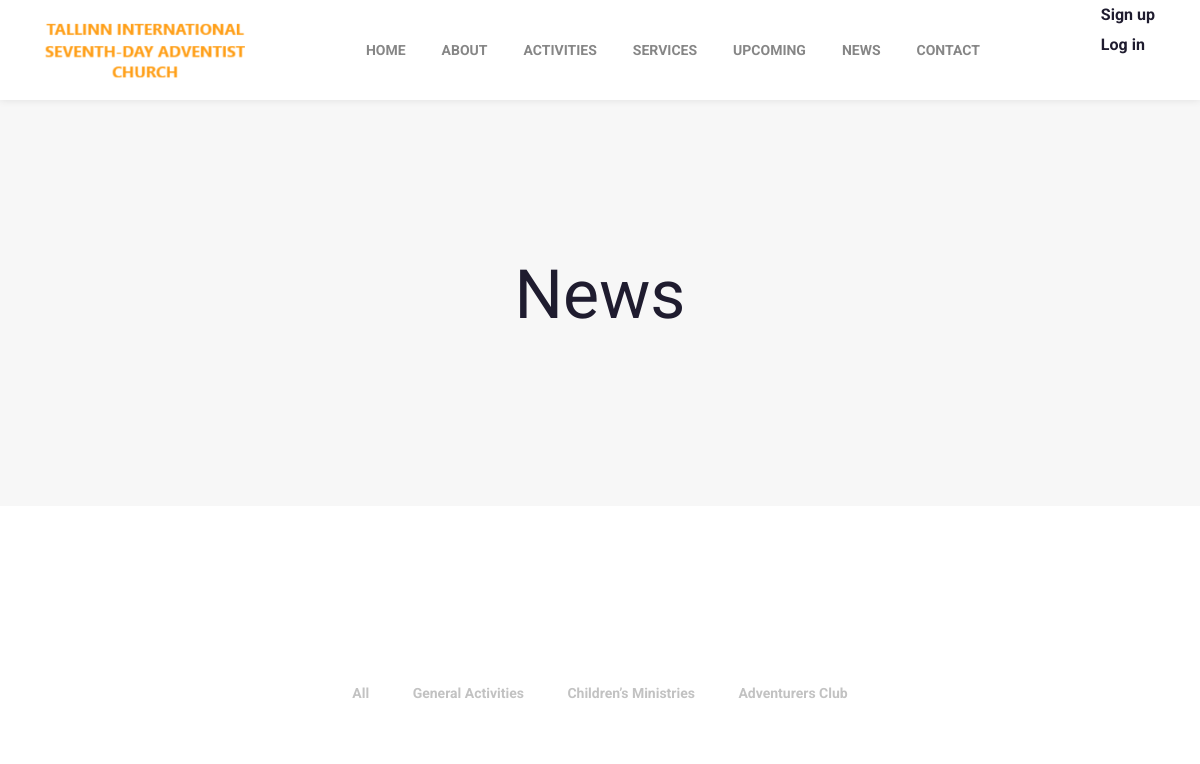
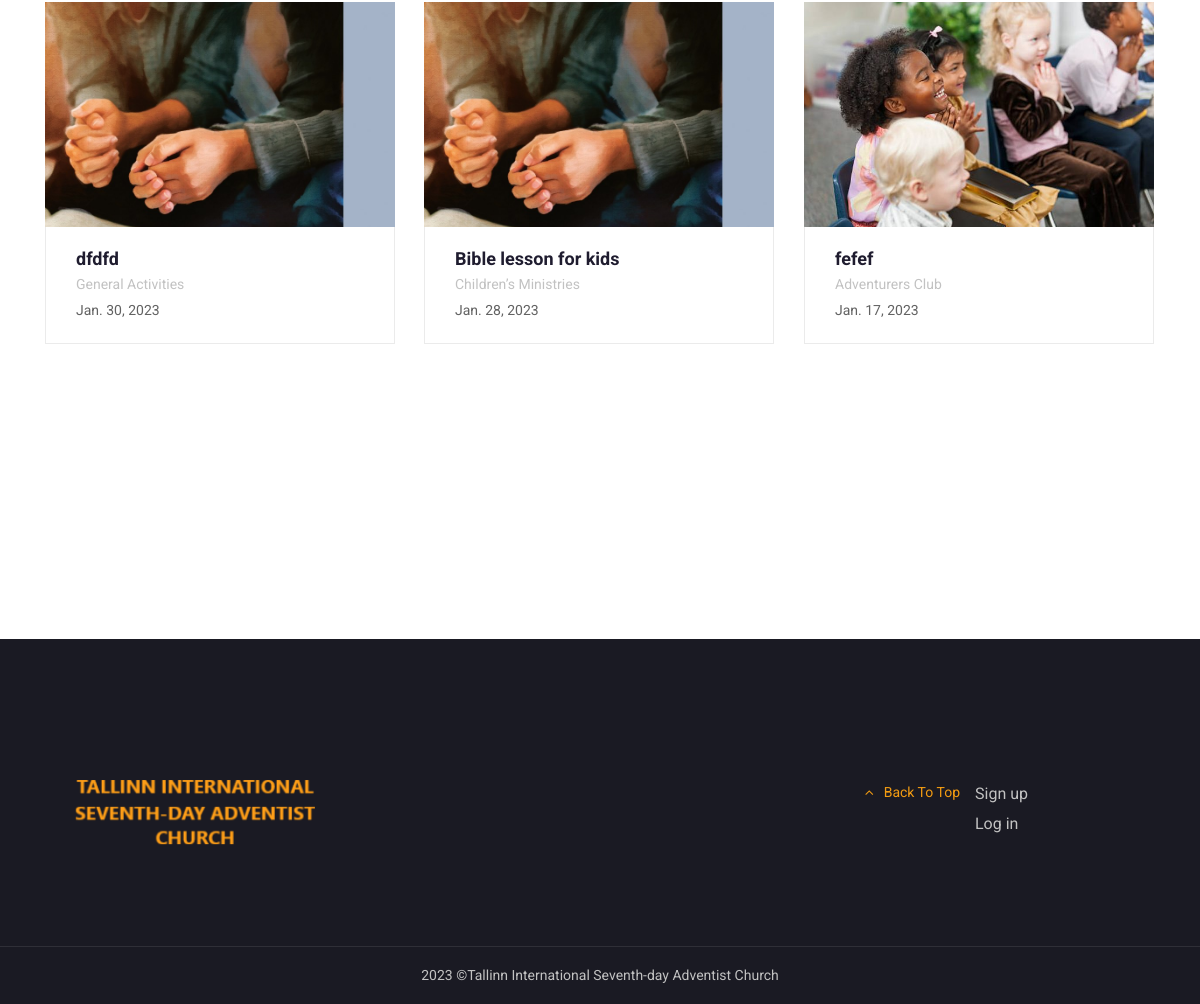
Page /news on the committed database (2 pictures, top to bottom).
### tisdac_app/models.py (models this page shows, shortened)
class Department(models.Model):
    STATUS = [('Active', 'Active'),
              ('Inactive', 'Inactive')]
    name = models.CharField(max_length=100, null=True)
    summary = models.CharField(max_length=300, null=True)
    description = models.TextField(null=True)
    leader = models.CharField(max_length=100, null=True, blank=True)
    leader_email = models.EmailField(null=True, blank=True)
    status = models.CharField(max_length=50, choices=STATUS, default='Inactive')
    slug = models.SlugField(default='', null=False, db_index=True, blank=True)
    image = models.FileField(upload_to='department', null=True)
    image2 = models.FileField(upload_to='service', null=True)
    image3 = models.FileField(upload_to='service', null=True, blank=True)
    def __str__(self):
        return f'{self.name}'

class News(models.Model):
    PUBLISH = [('YES', 'YES'),
               ('NO', 'NO'),
               ('ONLY FOR REGISTERED', 'FOR REGISTERED')]
    publish = models.CharField(max_length=19, choices=PUBLISH, default='YES')
    title = models.CharField(max_length=300, default='')
    department = models.ForeignKey(Department, on_delete=models.SET_NULL, null=True)
    date = models.DateTimeField(null=True, blank=False)
    place = models.CharField(max_length=200, default='Mere pst. 3')
    summary = models.CharField(max_length=300, null=True, blank=True)
    description = models.TextField(null=True)
    slug = models.SlugField(default='', null=False, db_index=True, blank=True)
    image = models.FileField(upload_to='news', null=True,)
    image2 = models.FileField(upload_to='service', null=True, blank=True)
    image3 = models.FileField(upload_to='service', null=True, blank=True)
    video_youtube_link = models.CharField(max_length=300, null=True, blank=True)
    visitors = models.ManyToManyField(Visitor, blank=True)

### tisdac_app/views.py (the view)
# urls.py: path('news', views.news, name='tisdac-news'),
def news(request):
    news = News.objects.select_related('department').all().filter(publish='YES').order_by('-date')
    departments = set()
    for n in news:
        departments.add(n.department)
    if request.user.is_authenticated:
        news = News.objects.select_related('department').all().exclude(publish='NO').order_by('-date')
        departments = set()
        for n in news:
            departments.add(n.department)
    return render(request, 'tisdac_app/news.html', {'news': news,
                                                          'departments': departments})

### tisdac_app/templates/tisdac_app/news.html (shortened to what this page needs)
{% extends 'tisdac_app/base.html' %}
{% load static %}
{% load my_filters %}
	{% block content %}
		<div class="page-wrap">
			{% include 'includes/header_2.html' %}
			<div class="md-content">
				<div class="page-title">
					<div class="container">
						<div class="row">
							<div class="col-lg-8 offset-0 offset-sm-0 offset-md-0 offset-lg-2 ">
								<h2 class="page-title__title">News</h2>
							</div>
						</div>
					</div>
				</div>
				<section class="md-section">
					<div class="container">
						<div class="grid-css grid-css--masonry" data-col-lg="3" data-col-md="2" data-col-sm="2" data-col-xs="1" data-gap="30">
							<div class="filter">
								<ul class="filter__list">
									<li><a href="#" data-filter="*">All</a></li>
									{% for department in departments %}
									<li><a href="#" data-filter=".{{ department.slug }}">{{ department }}</a></li>
									{% endfor %}
								</ul>
							</div>
							<div class="grid__inner">
								{% for n in news %}
								<div class="grid-item {{ n.department.slug }}">
									<div class="grid-item__inner">
										<div class="grid-item__content-wrapper">
											<div class="post-02">
												<div class="post-02__media"><a href="{% url 'news-detail' n.id %}">
													{% if n.image %} <img src="{{ n.image.url }}" style="height:225px; object-fit: cover;" alt="{{ n.title }}"/>
													{% elif n.image2 %} <img src="{{ n.image2.url }}" style="height:225px; object-fit: cover;" alt="{{ n.title }}"/>
													{% else %} <img src="{{ n.department.image.url }}" style="height:225px; object-fit: cover;" alt="{{ n.title }}"/>
													{% endif %}
												</a></div>
												<div class="post-02__body">
													<h2 class="post-02__title"><a href="{% url 'news-detail' n.id %}">{{ n.title }}</a></h2>
													<div class="post-02__department">{{ n.department }}</div>
													<div> {{ n.date.date }}</div>
												</div>
											</div>
										</div>
									</div>
								</div>
								{% endfor %}
							</div>
						</div>
					</div>
				</section>
								<div class="pagination">
   									 <span class="pagination__item">
   									     <span class="pagination__item active">
   									     </span>
   									 </span>
								</div>
			</div>
		</div>
			{% include 'includes/footer.html' %}
{% endblock %}

### tisdac_app/templates/tisdac_app/base.html (shortened to what this page needs)
{% load static %}
<!DOCTYPE html>
<html>
	<head>
		<link rel="stylesheet" type="text/css" href="{% static 'tisdac_app/fonts/fontawesome/font-awesome.min.css'%}">
		<link rel="stylesheet" type="text/css" href="{% static 'tisdac_app/fonts/themify-icons/themify-icons.css'%}">
		<link rel="stylesheet" type="text/css" href="{% static 'tisdac_app/vendors/jquery/jquery.min.js'%}">
		<link rel="stylesheet" type="text/css" href="{% static 'tisdac_app/vendors/bootstrap4/bootstrap-grid.min.css'%}">
		<link rel="stylesheet" type="text/css" href="{% static 'tisdac_app/vendors/magnific-popup/magnific-popup.min.css'%}">
		<link rel="stylesheet" type="text/css" href="{% static 'tisdac_app/vendors/owl.carousel/owl.carousel.css'%}">
		<link rel="stylesheet" type="text/css" href="{% static 'tisdac_app/css/main.css' %}">
	</head>
	<body>
		{% block content %} {% endblock %}
	</body>
</html>

### tisdac_app/templates/includes/header_2.html (shortened to what this page needs)
{% load static %}
			<header class="header">
				<div class="container">
					<div class="header__logo"><a href="{% url 'tisdac-main' %}"><img src="{% static 'tisdac_app/img/logo.png' %}" alt=""/></a></div>
					<div class="header__toogleGroup">
						<section class="widget-text__widget widget">
										<div class="widget-text__content">
											<ul>
												{% if request.user.is_authenticated %}
												<li><b>{{ user.username }}</b><a href="{% url 'logout' %}"><b>Log out</b></a></li>
												{% else %}
												<li><a href="{% url 'register' %}"><b>Sign up</b></a><a href="{% url 'login' %}"><b>Log in</b></a></li>
												{% endif %}
											</ul>
										</div>
						</section>
					</div>
					<nav class="consult-nav">
						<ul class="consult-menu">
							<li><a href="{% url 'tisdac-main' %}">Home</a>
							</li>
							<li><a href="{% url 'tisdac-about' %}">about</a>
							</li>
							<li><a href="{% url 'tisdac-activities' %}">Activities</a>
							</li>
							<li><a href="{% url 'tisdac-services' %}">services</a>
							</li>
							<li><a href="{% url 'tisdac-upcoming_events' %}">upcoming</a>
							</li>
							<li><a href="{% url 'tisdac-news' %}">news</a>
							</li>
							<li><a href="{% url 'tisdac-contact' %}">contact</a>
							</li>
						</ul>
					</nav>
				</div>
			</header>

### tisdac_app/templates/includes/footer.html (shortened to what this page needs)
{% load static %}
			<footer class="footer">
				<div class="footer__main">
					<div class="row row-eq-height">
						<div class="col-8 col-sm-7 col-md-9 col-lg-3 ">
							<div class="footer__item"><a class="consult_logo" href="/"><img src="{% static 'tisdac_app/img/logo.png' %}" alt=""/></a>
							</div>
						</div>
						<div class="col-sm-6 col-md-4 col-lg-3 col-xl-2 offset-0 offset-sm-0 offset-md-0 offset-lg-0 offset-xl-1 ">
						</div>
						<div class="col-md-4 col-lg-2 col-xl-2 ">
						</div>
						<div class="col-sm-6 col-md-4 col-lg-2 col-xl-2  consult_backToTop">
							<div class="footer__item"><a href="#" id="back-to-top"> <i class="fa fa-angle-up" aria-hidden="true"> </i><span>Back To Top</span></a></div>
						</div>
						<div class="col-sm-6 col-md-4 col-lg-2 col-xl-2">
									<section class="widget-text__widget widget">
										<div class="widget-text__content">
											<ul>
												{% if request.user.is_authenticated %}
												<li><b>{{ user.username }}</b><a href="{% url 'logout' %}">Log out</a></li>
												{% else %}
												<li><a href="{% url 'register' %}">Sign up</a><a href="{% url 'login' %}">Log in</a></li>
												{% endif %}
											</ul>
										</div>
									</section>
						</div>
					</div>
				</div>
				<div class="footer__copyright">2023 &copy;Tallinn International Seventh-day Adventist Church</div>
			</footer>

### rows in the picture
Department: name "General Activities"
Department: name "Children’s Ministries"
Department: name "Adventurers Club"
News: image (picture), title "dfdfd", department "General Activities", date "Jan. 30, 2023"
News: image (picture), title "Bible lesson for kids", department "Children’s Ministries", date "Jan. 28, 2023"
News: image (picture), title "fefef", department "Adventurers Club", date "Jan. 17, 2023"
